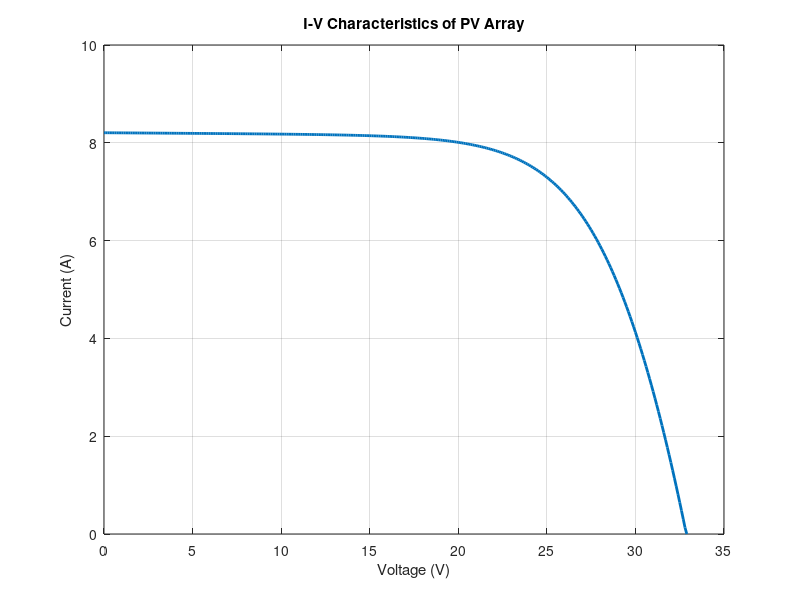
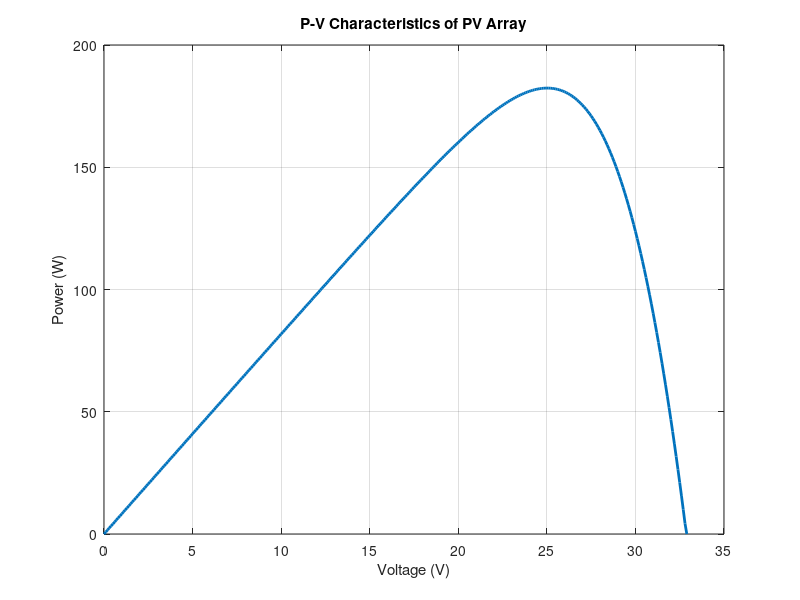

Write the MATLAB code that produced these figures, in order.
clc;
clear;
close all;
% Parameters
K=1.38065e-23;
q=1.602e-19;
Iscn=8.21;
Vocn=32.9;
Ki=0.0032;
Tn=25+273;
T=25+273;
Gn=1000;
G=1000;
a=2;
Eg=1.2;
Rs=0.221;
Rp=415.405;
Ns=54;
% PV parameters
Vt=Ns*K*T/q;
Ipv=(Iscn+Ki*(T-Tn))*(G/Gn);
I0=Iscn/(exp(Vocn/(a*Ns*K*Tn/q))-1);
% Voltage range
V=0:0.1:Vocn;
I=zeros(size(V));
% I-V calculation
for k=1:length(V)
    I(k)=Ipv;
    for n=1:100
        Inew=Ipv-I0*(exp((V(k)+I(k)*Rs)/(a*Vt))-1) ...
              -(V(k)+I(k)*Rs)/Rp;
        if abs(Inew-I(k))<1e-8
            break;
        end
        I(k)=Inew;
    end
    I(k)=max(Inew,0);
end
% P-V calculation
P=V.*I;
% Output
[Pmax,idx]=max(P);
Vmp=V(idx);
Imp=I(idx);
fprintf('Isc = %.2f A\n',I(1));
fprintf('Voc = %.2f V\n',Vocn);
fprintf('Vmp = %.2f V\n',Vmp);
fprintf('Imp = %.2f A\n',Imp);
fprintf('Pmax = %.2f W\n',Pmax);
% I-V Characteristic
figure;
plot(V,I,'LineWidth',2);
grid on;
xlabel('Voltage (V)');
ylabel('Current (A)');
title('I-V Characteristics of PV Array');
% P-V Characteristic
figure;
plot(V,P,'LineWidth',2);
grid on;
xlabel('Voltage (V)');
ylabel('Power (W)');
title('P-V Characteristics of PV Array');
